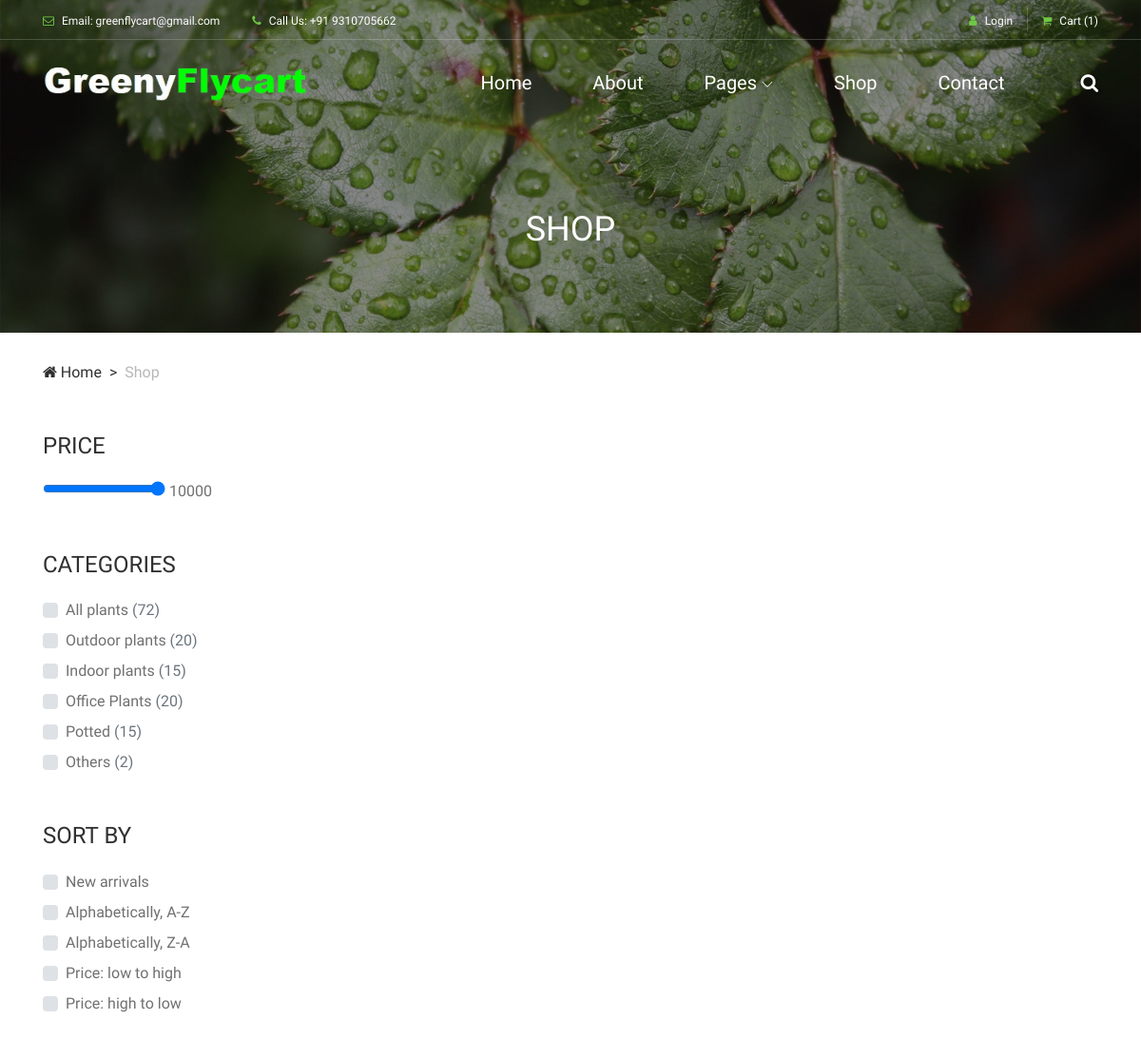
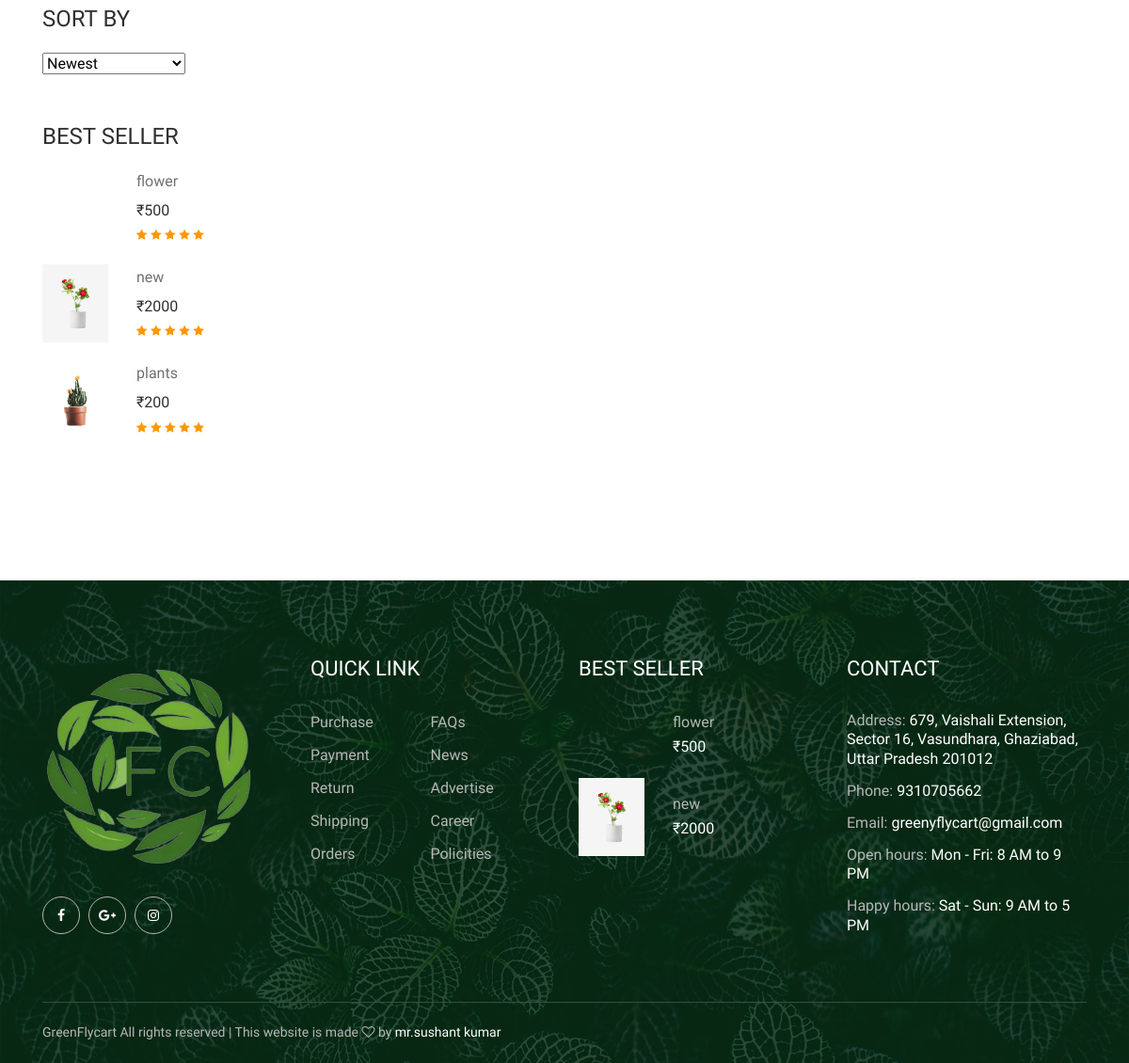
The page /shop.php on the database its author committed (2 pictures, top to bottom).
### tables this page shows
CREATE TABLE `product` (
  `id` int(11) NOT NULL,
  `p_name` varchar(50) NOT NULL,
  `p_cat` varchar(50) NOT NULL,
  `p_description` varchar(500) NOT NULL,
  `p_img` varchar(100) NOT NULL,
  `p_price` int(11) NOT NULL,
  `action` int(10) NOT NULL DEFAULT 1
);

CREATE TABLE `contact_us` (
  `id` int(20) NOT NULL,
  `address` varchar(5000) NOT NULL,
  `phone` varchar(200) NOT NULL,
  `email` varchar(200) NOT NULL,
  `open_hours` varchar(200) NOT NULL,
  `happy_hours` varchar(200) NOT NULL
);

### shop.php (the view, shortened to what this page needs)
<?php
    include 'header.php';
?>
    <div class="breadcrumb-area">
        <div class="top-breadcrumb-area bg-img bg-overlay d-flex align-items-center justify-content-center" style="background-image: url(img/bg-img/24.jpg);">
            <h2>Shop</h2>
        </div>
        <div class="container">
            <div class="row">
                <div class="col-12">
                    <nav aria-label="breadcrumb">
                        <ol class="breadcrumb">
                            <li class="breadcrumb-item"><a href="#"><i class="fa fa-home"></i> Home</a></li>
                            <li class="breadcrumb-item active" aria-current="page">Shop</li>
                        </ol>
                    </nav>
                </div>
            </div>
        </div>
    </div>
    <section class="shop-page section-padding-0-100">
    <div class="container">
        <div class="row">
            <div class="col-12 col-md-4 col-lg-3">
                <div class="shop-sidebar-area">
                    <div class="shop-widget price mb-50">
                        <h4 class="widget-title">Price</h4>
                        <input type="range" id="priceRange" min="0" max="10000" value="10000" style="background:green">
                        <span id="priceValue">10000</span>
                    </div>
                    <div class="shop-widget category mb-50">
                        <h4 class="widget-title">Categories</h4>
                        <div class="widget-desc">
                        <div class="custom-control custom-checkbox d-flex align-items-center mb-2">
                                    <label class="custom-control-label" for="customCheck1">All plants <span class="text-muted">(72)</span></label>
                                </div>
                                <div class="custom-control custom-checkbox d-flex align-items-center mb-2">
                                    <label class="custom-control-label" for="customCheck2">Outdoor plants <span class="text-muted">(20)</span></label>
                                </div>
                                <div class="custom-control custom-checkbox d-flex align-items-center mb-2" >
                                    <label class="custom-control-label" for="customCheck3">Indoor plants <span class="text-muted">(15)</span></label>
                                </div>
                                <div class="custom-control custom-checkbox d-flex align-items-center mb-2">
                                    <label class="custom-control-label" for="customCheck4">Office Plants <span class="text-muted">(20)</span></label>
                                </div>
                                <div class="custom-control custom-checkbox d-flex align-items-center mb-2">
                                    <label class="custom-control-label" for="customCheck5">Potted <span class="text-muted">(15)</span></label>
                                </div>
                                <div class="custom-control custom-checkbox d-flex align-items-center mb-2">
                                    <label class="custom-control-label" for="customCheck6">Others <span class="text-muted">(2)</span></label>
                                </div>
                        </div>
                    </div>
                     <div class="shop-widget sort-by mb-50">
                            <h4 class="widget-title">Sort by</h4>
                            <div class="widget-desc">
                                <div class="custom-control custom-checkbox d-flex align-items-center mb-2">
                                    <label class="custom-control-label" for="customCheck7">New arrivals</label>
                                </div>
                                <div class="custom-control custom-checkbox d-flex align-items-center mb-2">
                                    <label class="custom-control-label" for="customCheck8">Alphabetically, A-Z</label>
                                </div>
                                <div class="custom-control custom-checkbox d-flex align-items-center mb-2">
                                    <label class="custom-control-label" for="customCheck9">Alphabetically, Z-A</label>
                                </div>
                                <div class="custom-control custom-checkbox d-flex align-items-center mb-2">
                                    <label class="custom-control-label" for="customCheck10">Price: low to high</label>
                                </div>
                                <div class="custom-control custom-checkbox d-flex align-items-center">
                                    <label class="custom-control-label" for="customCheck11">Price: high to low</label>
                                </div>
                            </div>
                        </div>
                    <div class="shop-widget sort-by mb-50">
                        <h4 class="widget-title">Sort By</h4>
                        <select id="sortOrder">
                            <option value="newest">Newest</option>
                        </select>
                    </div>
                  <div class="shop-widget best-seller mb-50">
                            <h4 class="widget-title">Best Seller</h4>
                            <div class="widget-desc">
                                <?php
               include ('config.php');
               $q="SELECT * FROM `product` WHERE action = 1 ORDER BY id DESC LIMIT 3";
               $r=mysqli_query($con,$q);
                if(mysqli_num_rows($r)>0)
                    {
                    while($row= mysqli_fetch_assoc($r))
                {
               ?>
                                <div class="single-best-seller-product d-flex align-items-center">
                                    <div class="product-thumbnail">
                                    <a href="shop-details.php?id=<?php echo $row['id']; ?>"><img src="<?php echo 'admin_panel/'  . $row['p_img']  ?>" alt=""></a>
                                    </div>
                                    <div class="product-info">
                                    <a href="shop-details.php?id=<?php echo $row['id']; ?>"><?php echo $row['p_name']; ?></a>
                                        <p>&#8377;<?php echo $row['p_price']; ?></p>
                                        <div class="ratings">
                                            <i class="fa fa-star"></i>
                                            <i class="fa fa-star"></i>
                                            <i class="fa fa-star"></i>
                                            <i class="fa fa-star"></i>
                                            <i class="fa fa-star"></i>
                                        </div>
                                    </div>
                                </div>
                                <?php
                }}
                ?>
                            </div>
                        </div>
                </div>
            </div>
            <div class="col-12 col-md-8 col-lg-9">
                <div class="shop-products-area">
                    <div class="row" id="productContainer">
                    </div>
                </div>
            </div>
        </div>
    </div>
</section>
    <?php
    include 'footer.php';
?>

### footer.php (shortened to what this page needs)
<footer class="footer-area bg-img" style="background-image: url(img/bg-img/3.jpg);">
        <div class="main-footer-area">
            <div class="container">
                <div class="row">
                    <div class="col-12 col-sm-6 col-lg-3">
                        <div class="single-footer-widget">
                            <div class="footer-logo mb-30">
                                <a href="#"><img src="img/core-img/leaf2.png" alt=""></a>
                            </div>
                            <div class="social-info">
                                <a href="#"><i class="fa fa-facebook" aria-hidden="true"></i></a>
                                <a href="#"><i class="fa fa-google-plus" aria-hidden="true"></i></a>
                                <a href="https://www.instagram.com/greenyflycart?igsh=encwdHQ1d3hpcDZh"><i class="fa fa-instagram" aria-hidden="true"></i></a>
                            </div>
                        </div>
                    </div>
                    <div class="col-12 col-sm-6 col-lg-3">
                        <div class="single-footer-widget">
                            <div class="widget-title">
                                <h5>QUICK LINK</h5>
                            </div>
                            <nav class="widget-nav">
                                <ul>
                                    <li><a href="#">Purchase</a></li>
                                    <li><a href="#">FAQs</a></li>
                                    <li><a href="#">Payment</a></li>
                                    <li><a href="#">News</a></li>
                                    <li><a href="#">Return</a></li>
                                    <li><a href="#">Advertise</a></li>
                                    <li><a href="#">Shipping</a></li>
                                    <li><a href="#">Career</a></li>
                                    <li><a href="#">Orders</a></li>
                                    <li><a href="#">Policities</a></li>
                                </ul>
                            </nav>
                        </div>
                    </div>
                    <div class="col-12 col-sm-6 col-lg-3">
                        <div class="single-footer-widget">
                            <div class="widget-title">
                                <h5>BEST SELLER</h5>
                            </div>
                            <?php
               include ('config.php');
               $q="SELECT * FROM `product` WHERE action = 1 ORDER BY id DESC LIMIT 2";
               $r=mysqli_query($con,$q);
                if(mysqli_num_rows($r)>0)
                    {
                    while($row= mysqli_fetch_assoc($r))
                {
               ?>
                            <div class="single-best-seller-product d-flex align-items-center">
                                <div class="product-thumbnail">
                                    <a href="shop-details.php?id=<?php echo $row['id']; ?>"><img src="<?php echo 'admin_panel/'  . $row['p_img']  ?>" alt=""></a>
                                </div>
                                <div class="product-info">
                                    <a href="shop-details.php?id=<?php echo $row['id']; ?>"><?php echo $row['p_name']; ?></a>
                                    <p>&#8377;<?php echo $row['p_price']; ?></p>
                                </div>
                            </div>
                            <?php
                }}
                ?>
                        </div>
                    </div>
                    <div class="col-12 col-sm-6 col-lg-3">
                        <div class="single-footer-widget">
                            <div class="widget-title">
                                <h5>CONTACT</h5>
                            </div>
                        <?php
                        include('config.php');
                        $sql="SELECT * FROM `contact_us`  ORDER BY id DESC LIMIT 1" ;
                        $r=mysqli_query($con,$sql);
                        if(mysqli_num_rows($r)>0)
                        {
                            while($row= mysqli_fetch_assoc($r))
                            {
                     ?>
                            <div class="contact-information">
                            <p><span>Address:</span> <?php echo $row['address'] ?></p>
                        <p><span>Phone:</span> <?php echo $row['phone'] ?></p>
                        <p><span>Email:</span> <?php echo $row['email'] ?></p>
                        <p><span>Open hours:</span> <?php echo $row['open_hours'] ?></p>
                        <p><span>Happy hours:</span> <?php echo $row['happy_hours'] ?></p>
                            </div>
                            <?php
                            }}
                    ?>
                        </div>
                    </div>
                </div>
            </div>
        </div>
        <div class="footer-bottom-area">
            <div class="container">
                <div class="row">
                    <div class="col-12">
                        <div class="border-line"></div>
                    </div>
                    <div class="col-12 col-md-6">
                        <div class="copywrite-text">
                            <p>GreenFlycart All rights reserved | This website is made <i class="fa fa-heart-o" aria-hidden="true"></i> by <a href="https://mrsushant.netlify.app/" target="_blank">mr.sushant kumar</a>
</p>
                        </div>
                    </div>
                    <div class="col-12 col-md-6">
                        <div class="footer-nav">
                        </div>
                    </div>
                </div>
            </div>
        </div>
    </footer>
</body>
</html>

### css/classy-nav.css (style rules this page uses)
* { margin: 0; padding: 0; }
body { font-family: "Roboto", sans-serif; }
ul, ol { margin: 0; }
ul li, ol li { list-style: none; }
img { height: auto; max-width: 100%; }
.bg-img { background-position: center center; background-size: cover; background-repeat: no-repeat; }
.justify-content-center { -webkit-box-pack: center; -ms-flex-pack: center; justify-content: center; }

### rows shown on the page
product: p_name "flower", p_price "500"
product: p_img (picture), p_name "new", p_price "2000"
product: p_img (picture), p_name "plants", p_price "200"
contact_us: address "679, Vaishali Extension, Sector 16, Vasundhara, Ghaziabad, Uttar Pradesh 201012", phone "9310705662", email "greenyflycart@gmail.com", open_hours "Mon - Fri: 8 AM to 9 PM", happy_hours "Sat - Sun: 9 AM to 5 PM"
